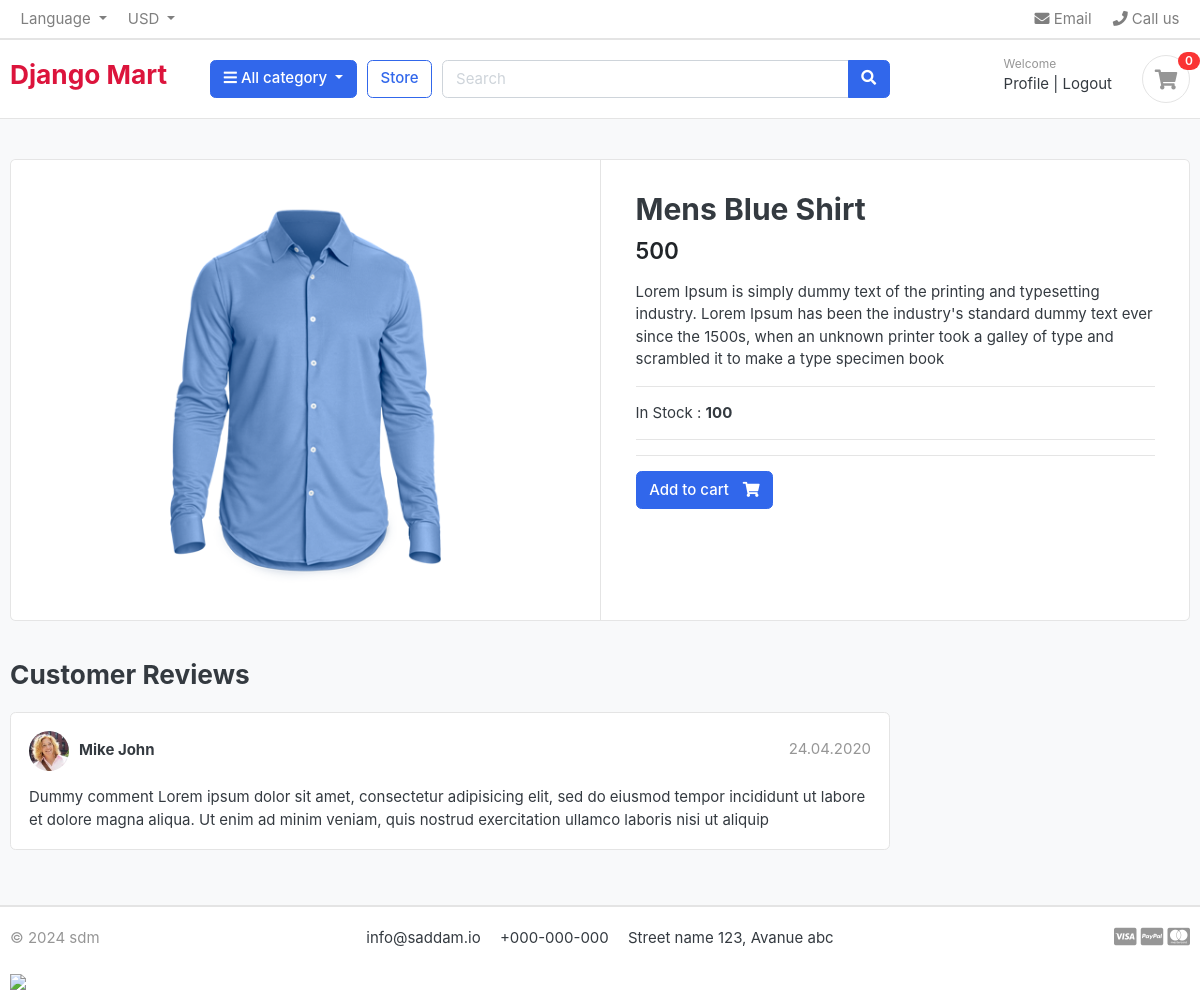
The page /store/category/mens-shirt/mens-blue-shirt/ (signed in) on the database its author committed.
### store/models.py (models this page shows, shortened)
class Product(models.Model):
    product_name = models.CharField(max_length=100, unique = True)
    slug = models.SlugField(max_length=200, unique = True)
    description = models.TextField(max_length = 500, blank = True)
    price = models.IntegerField()
    image = models.ImageField(upload_to = 'photos/products')
    stock = models.IntegerField()
    is_available = models.BooleanField(default = True)
    category = models.ForeignKey(Category, on_delete=models.CASCADE)
    created_date = models.DateTimeField(auto_now_add = True)
    modified_date = models.DateTimeField(auto_now= True)

### store/views.py (the view)
# urls.py: path('category/<slug:category_slug>/<slug:product_slug>/',views.product,name='product_details'),
def product(request, category_slug, product_slug):
    single_product = Product.objects.get(slug = product_slug, category__slug = category_slug)
    return render(request, 'store/product-detail.html', {'product':single_product})

### cart/context_processors.py (called while the page is built)
def counter(request):
    cart_count = 0
    if 'admin' in request.path:
        return{}
    else:
        try:
            cart = Cart.objects.filter(cart_id = Cart.cart_id)
            if request.user.is_authenticated:
                cart_items = CartItem.objects.all().filter(user = request.user)
            else:
                cart = Cart.objects.get(cart_id=_cart_id(request))
                cart_items = CartItem.objects.filter(cart=cart, is_active=True)
            for cart_item in cart_items:
                cart_count += cart_item.quantity
            return dict(cart_count = cart_count)
        except cart.DoesNotExist:
            cart_count = 0
    return dict(cart_count = cart_count)

### store/templates/store/product-detail.html (shortened to what this page needs)
{% extends 'base.html' %}
{% block body %}
<section class="section-content padding-y bg">
	<div class="container">
	<div class="card">
		<div class="row no-gutters">
			<aside class="col-md-6">
	<article class="gallery-wrap">
		<div class="img-big-wrap">
		   <a href="#"><img src="{{ product.image.url }}"></a>
		</div>
	</article>
			</aside>
			<main class="col-md-6 border-left">
	<article class="content-body">
		<h2 class="title">{{ product.product_name }}</h2>
		<div class="mb-3">
			<var class="price h4">{{product.price}}</var>
		</div>
		<p>
			{{product.description}}
		</p>
		<hr />
		<p>
			In Stock : <b>{{product.stock}}</b>
		</p>
		<hr />
		<hr>
		<form method="post">
			<a href="{% url 'add_cart' product.id %}" class="btn  btn-primary">
				<span class="text">Add to cart</span>
				<i class="fas fa-shopping-cart"></i>
			</a>
		</form>
	</article>
			</main>
		</div>
	</div>
	<br>
	<div class="row">
				<div class="col-md-9">
		<header class="section-heading">
			<h3>Customer Reviews </h3>
		</header>
		<article class="box mb-3">
			<div class="icontext w-100">
				<img src="./images/avatars/avatar1.jpg" class="img-xs icon rounded-circle">
				<div class="text">
					<span class="date text-muted float-md-right">24.04.2020 </span>
					<h6 class="mb-1">Mike John </h6>
				</div>
			</div>
			<div class="mt-3">
				<p>
					Dummy comment Lorem ipsum dolor sit amet, consectetur adipisicing elit, sed do eiusmod
					tempor incididunt ut labore et dolore magna aliqua. Ut enim ad minim veniam,
					quis nostrud exercitation ullamco laboris nisi ut aliquip
				</p>
			</div>
		</article>
		</div>
	</div>
	</div>
	</section>
{% endblock %}

### static/css/ui.css (style rules this page uses)
html { font-family: "Inter", sans-serif; font-size: 15px; }
.content-body { flex: 1 1 auto; padding: 2rem 2.3rem; }
.img-xs, .img-sm, .img-md, .img-lg { -o-object-fit: cover; object-fit: cover; flex-shrink: 0; flex-grow: 0; }
.img-xs { width: 40px; height: 40px; }
.padding-y { padding-top: 40px; padding-bottom: 40px; }
var { font-style: normal; }
article:after, .form-group:after { display: block; clear: both; content: ""; }
.bg { background-color: #f8f9fa; }
.section-heading { margin-bottom: 20px; margin-top: 15px; }
p:last-child { margin-bottom: 0; }
.btn .text + i { margin-left: 10px; }
.icontext { display: inline-flex; align-items: center; vertical-align: middle; }
.icontext .text { width: 100%; line-height: 1.2; }
.icontext .icon { position: relative; margin-right: 10px; flex-shrink: 0; flex-grow: 0; }
.price { font-weight: 600; color: #212529; }
.box { padding: 18px; background: #fff; border-radius: 0.37rem; border: 1px solid #e4e4e4; }
.box img { max-width: 100%; }
.gallery-wrap .img-big-wrap { margin-bottom: 10px; border-radius: 0.37rem; overflow: hidden; background-color: #fff; }
.gallery-wrap .img-big-wrap a { text-align: center; display: block; }
.gallery-wrap .img-big-wrap img { height: 450px; width: auto; display: inline-block; }

### rows shown on the page
Product: image (picture), product_name "Mens Blue Shirt", price "500", description "Lorem Ipsum is simply dummy text of the printing and typesetting industry. Lorem Ipsum has been the industry's standard dummy text ever since the 1500s, when an unknown printer took a galley of type and scrambled it to make a type specimen book", stock "100"

### other values the page prints
{{ cart_count }} "0"
